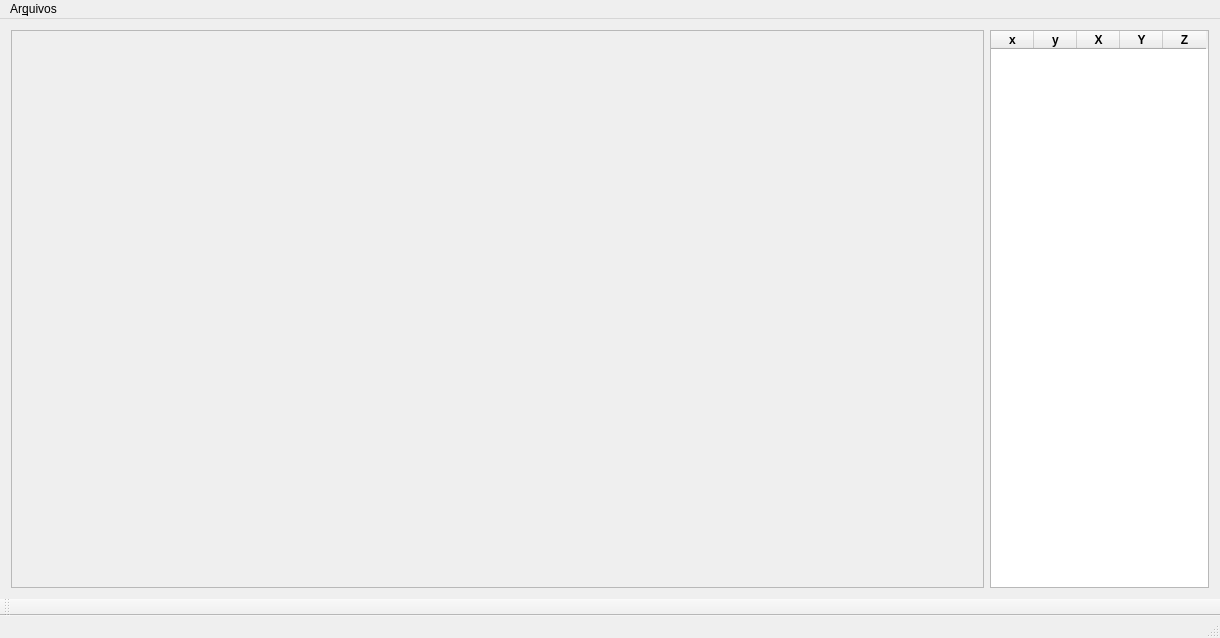
<?xml version="1.0" encoding="UTF-8"?>
<ui version="4.0">
 <class>CameraMarker</class>
 <widget class="QMainWindow" name="CameraMarker">
  <property name="geometry">
   <rect>
    <x>0</x>
    <y>0</y>
    <width>1220</width>
    <height>638</height>
   </rect>
  </property>
  <property name="mouseTracking">
   <bool>false</bool>
  </property>
  <property name="focusPolicy">
   <enum>Qt::StrongFocus</enum>
  </property>
  <property name="windowTitle">
   <string>CameraMarker</string>
  </property>
  <property name="windowIcon">
   <iconset resource="../resource.qrc">
    <normaloff>:/CameraMarker/resources/logo63.png</normaloff>:/CameraMarker/resources/logo63.png</iconset>
  </property>
  <widget class="QWidget" name="centralWidget">
   <property name="mouseTracking">
    <bool>false</bool>
   </property>
   <layout class="QHBoxLayout" name="horizontalLayout">
    <item>
     <widget class="QScrollArea" name="scrollArea">
      <property name="verticalScrollBarPolicy">
       <enum>Qt::ScrollBarAsNeeded</enum>
      </property>
      <property name="horizontalScrollBarPolicy">
       <enum>Qt::ScrollBarAsNeeded</enum>
      </property>
      <property name="sizeAdjustPolicy">
       <enum>QAbstractScrollArea::AdjustToContents</enum>
      </property>
      <property name="widgetResizable">
       <bool>true</bool>
      </property>
      <property name="alignment">
       <set>Qt::AlignCenter</set>
      </property>
      <widget class="QWidget" name="scrollAreaWidgetContents">
       <property name="geometry">
        <rect>
         <x>0</x>
         <y>0</y>
         <width>979</width>
         <height>555</height>
        </rect>
       </property>
       <layout class="QVBoxLayout" name="verticalLayout">
        <item>
         <layout class="QHBoxLayout" name="horizontalLayout_2">
          <item>
           <widget class="QLabel" name="label_frame">
            <property name="sizePolicy">
             <sizepolicy hsizetype="Maximum" vsizetype="Maximum">
              <horstretch>0</horstretch>
              <verstretch>0</verstretch>
             </sizepolicy>
            </property>
            <property name="text">
             <string/>
            </property>
            <property name="pixmap">
             <pixmap resource="../resource.qrc">:/CameraMarker/resources/logo63.png</pixmap>
            </property>
            <property name="alignment">
             <set>Qt::AlignCenter</set>
            </property>
           </widget>
          </item>
         </layout>
        </item>
       </layout>
      </widget>
     </widget>
    </item>
    <item>
     <widget class="QTableWidget" name="tableWidget">
      <property name="minimumSize">
       <size>
        <width>219</width>
        <height>0</height>
       </size>
      </property>
      <property name="maximumSize">
       <size>
        <width>219</width>
        <height>16777215</height>
       </size>
      </property>
      <property name="sizeAdjustPolicy">
       <enum>QAbstractScrollArea::AdjustIgnored</enum>
      </property>
      <attribute name="horizontalHeaderDefaultSectionSize">
       <number>43</number>
      </attribute>
      <column>
       <property name="text">
        <string extracomment="coluna do ponto na imagem">x</string>
       </property>
       <property name="font">
        <font>
         <weight>75</weight>
         <bold>true</bold>
        </font>
       </property>
      </column>
      <column>
       <property name="text">
        <string extracomment="linha do ponto na imagem">y</string>
       </property>
       <property name="font">
        <font>
         <weight>75</weight>
         <bold>true</bold>
        </font>
       </property>
      </column>
      <column>
       <property name="text">
        <string>X</string>
       </property>
       <property name="font">
        <font>
         <weight>75</weight>
         <bold>true</bold>
        </font>
       </property>
      </column>
      <column>
       <property name="text">
        <string>Y</string>
       </property>
       <property name="font">
        <font>
         <weight>75</weight>
         <bold>true</bold>
        </font>
       </property>
      </column>
      <column>
       <property name="text">
        <string>Z</string>
       </property>
       <property name="font">
        <font>
         <weight>75</weight>
         <bold>true</bold>
        </font>
       </property>
      </column>
     </widget>
    </item>
   </layout>
  </widget>
  <widget class="QMenuBar" name="menuBar">
   <property name="geometry">
    <rect>
     <x>0</x>
     <y>0</y>
     <width>1220</width>
     <height>30</height>
    </rect>
   </property>
   <widget class="QMenu" name="menuArquivos">
    <property name="title">
     <string>Ar&amp;quivos</string>
    </property>
    <addaction name="actionAbrir_Video"/>
    <addaction name="separator"/>
    <addaction name="actionGerar_Calib_Arq"/>
    <addaction name="separator"/>
    <addaction name="actionGerar_Homo_Arq"/>
    <addaction name="actionGerar_arquivo_de_homografia_inversa"/>
    <addaction name="separator"/>
   </widget>
   <addaction name="menuArquivos"/>
  </widget>
  <widget class="QToolBar" name="mainToolBar">
   <attribute name="toolBarArea">
    <enum>BottomToolBarArea</enum>
   </attribute>
   <attribute name="toolBarBreak">
    <bool>false</bool>
   </attribute>
  </widget>
  <widget class="QStatusBar" name="statusBar"/>
  <action name="actionAbrir_Video">
   <property name="text">
    <string>&amp;Abrir Vídeo</string>
   </property>
  </action>
  <action name="actionGerar_Calib_Arq">
   <property name="text">
    <string>&amp;Gerar arquivo de calibração</string>
   </property>
  </action>
  <action name="actionGerar_Homo_Arq">
   <property name="text">
    <string>Gerar arquivo de homografia direta</string>
   </property>
  </action>
  <action name="actionGerar_arquivo_de_homografia_inversa">
   <property name="text">
    <string>Gerar arquivo de homografia inversa</string>
   </property>
  </action>
 </widget>
 <layoutdefault spacing="6" margin="11"/>
 <resources>
  <include location="../resource.qrc"/>
 </resources>
 <connections/>
</ui>
